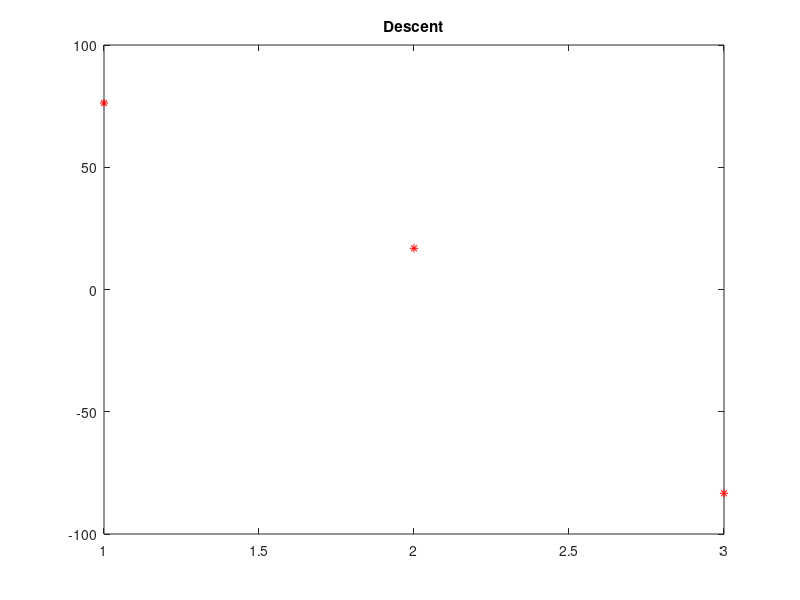

The MATLAB script that drew this image:
%Lander project
clc;
clear;
printf("Lunar Lander version 1.0\n")
printf("**************************")

%Random whole number altitude between 0-100:
x_0=ceil(10*rand(1))+90;
v_0 = rand(1); %Initial velocity in meter/second
%Ma=0.1;
%gamma=1.3;
%R=8.314*10^3;
%Te=600;
%ve = Ma*sqrt(gamma * R * Te) %Ma: Mach number, gamma: cp/cv, R: gas constant, Te: absolute temperature of motor 
ve=1.;
grav=1.63; %Acceleration due to gravity in m/sq.s
mass = 1000*10^3; %Mass in kilogram
mass_fuelTotal = 75; %Initial total mass of fuel in kg
friction = 0; %Friction

printf("\n\n")
printf("You need to land your shuttle (don't crash it.. or you lose your job... and your life probably..)\n")
printf("\n\n")
printf("Control the thrust by providing a value for the amount of fuel you wish to burn and the burn time\n")
printf("Remember that you have limited fuel...\n")      
printf("\n\n")
printf("Your starting altitude is %1.2f meter above the m\n", x_0)
printf("Your current velocity is %1.3f meter/second\n", v_0)
printf("The gravitational acceleration is %1.3f meter/sq.second \n", grav)
printf("The shuttle has a mass of %d [kg] and has an initial fuel mass of %1.3f\n [kg] \n\n", mass, mass_fuelTotal)

%User input and loop
x_now=x_0;
v_now=v_0;
x_values=[];
instance=0;
while(x_now>=0)
  m_burn = input("Enter mass of fuel you wish to burn [kg]: "); %User input
  burn_time = input("Enter burn time [second]: "); %User input
  t=burn_time;
  mdot = m_burn/t;
  printf("Current fuel consumption rate is %1.3f [kg/s] \n", mdot)
    if(instance==0)
      m_now = mass+mass_fuelTotal-m_burn;
    else
      m_now = m_prev - m_burn;  
    endif
  x_prev = x_now;
  v_prev = v_now;
  
  x_next = -0.5*grav*t^2 + mdot*ve*t^2/(2*m_now) + v_prev*t + x_prev; %Position at time  
  v_next =  -grav*t + (mdot/m_now)*ve*t + v_prev; %velocity at time 
  
  m_prev=m_now;
    if(instance==0)
      m_fuel_now = mass_fuelTotal-m_burn;
      printf("Current altitude is %1.3f and the amount of fuel left is %1.3f\n", x_next, m_fuel_now)
    else
      m_fuel_now = m_fuel_prev - m_burn  ;
      printf("Current altitude is %1.3f and the amount of fuel left is %1.3f\n", x_next, m_fuel_now)
    endif  
  instance=1;    
  x_now = x_next;
  v_now = v_next;
  m_fuel_prev = m_fuel_now;
  x_values = [x_values, x_now];
  
  
    if((m_fuel_now==0 && x_now > 0) || m_fuel_now<0 || x_now<0)
     printf("CRASH!\n\n");
     pause(0.3)
     printf("Following is your trajectory report\n\n")
     plot(x_values, 'r*')
     title("Descent")
    endif
endwhile  


 if(x_now==0)
  printf("Landed!")
 endif

  



